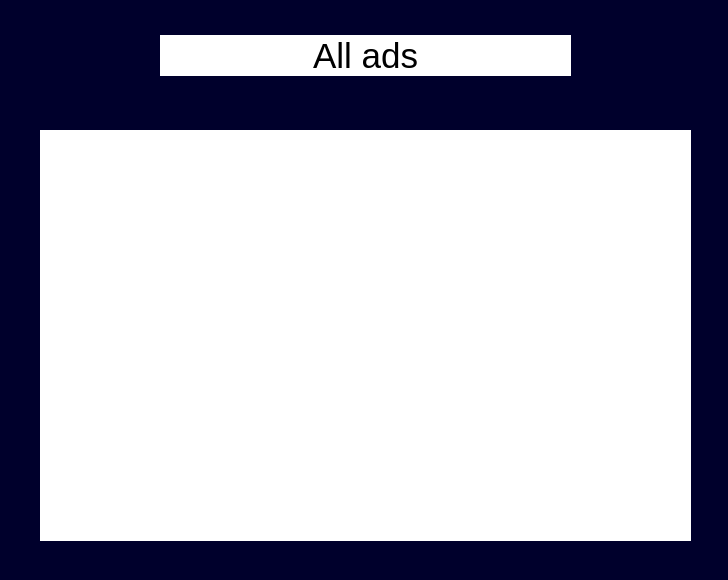
   <widget class="QWidget" name="mainPage">
    <property name="styleSheet">
     <string notr="true">background-color: rgb(0, 0, 44);</string>
    </property>
    <widget class="QWidget" name="widget_5" native="true">
     <property name="geometry">
      <rect>
       <x>140</x>
       <y>30</y>
       <width>446</width>
       <height>50</height>
      </rect>
     </property>
     <property name="styleSheet">
      <string notr="true">background-image: url(:/LK_PHO.png);
</string>
     </property>
    </widget>
    <widget class="QLabel" name="label_13">
     <property name="geometry">
      <rect>
       <x>160</x>
       <y>35</y>
       <width>411</width>
       <height>41</height>
      </rect>
     </property>
     <property name="font">
      <font>
       <pointsize>26</pointsize>
       <italic>false</italic>
       <bold>false</bold>
      </font>
     </property>
     <property name="styleSheet">
      <string notr="true">background-color: rgb(255, 255, 255);
font: 26pt &quot;Bauhaus 93&quot;;</string>
     </property>
     <property name="text">
      <string>All ads</string>
     </property>
     <property name="alignment">
      <set>Qt::AlignCenter</set>
     </property>
    </widget>
    <widget class="QWidget" name="widget_6" native="true">
     <property name="geometry">
      <rect>
       <x>8</x>
       <y>100</y>
       <width>711</width>
       <height>471</height>
      </rect>
     </property>
     <property name="styleSheet">
      <string notr="true">background-image: url(:/LK_PFON.png);</string>
     </property>
    </widget>
    <widget class="QListView" name="allAdsListView">
     <property name="geometry">
      <rect>
       <x>40</x>
       <y>130</y>
       <width>651</width>
       <height>411</height>
      </rect>
     </property>
     <property name="styleSheet">
      <string notr="true">background-color: rgb(255, 255, 255);
font: 16pt &quot;Arial&quot;;</string>
     </property>
     <property name="frameShape">
      <enum>QFrame::NoFrame</enum>
     </property>
    </widget>
   </widget>
